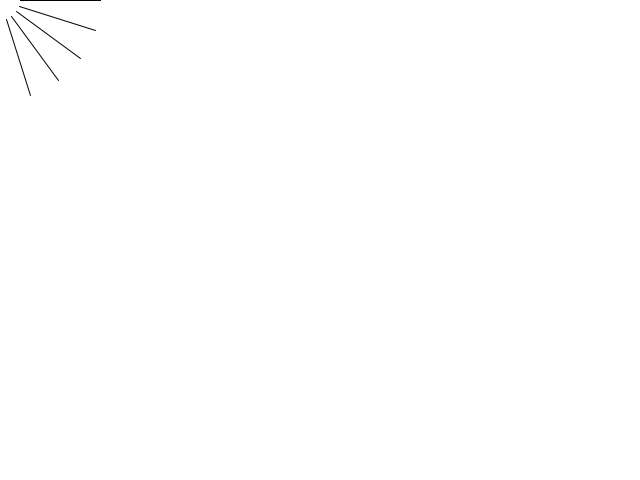
Frame 1 (no input)
Frame 60 (the mouse pressed at the canvas centre just before this capture): identical to frame 1, image omitted
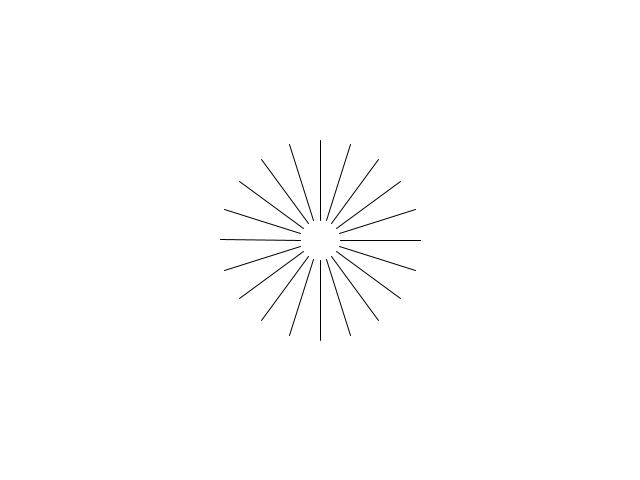
Frame 120 (the mouse held since frame 60 and released just before this capture)

The Processing sketch that drew these frames (run headless with seeded random() and noise(); from frame 60 on, the mouse is pressed at the canvas centre):

// Processing sketch: processing_50308
// ── processing_50308.pde

int outChange = 0;
int turnChange = 0;

void setup() {
  size(640, 480);
}

void draw() {
  background(255);
  int xCent = mouseX;
  int yCent = mouseY;
//  Draw lines going out in a circle
  for(int i = 0; i <= 20; i++) {
    float lineAng = radians((18 * i) + turnChange);
    line( xCent + ((20 + outChange) * cos(lineAng)), yCent + ((20 + outChange) * sin(lineAng)),
          xCent + ((100 + outChange) * cos(lineAng)), yCent + ((100 + outChange) * sin(lineAng)));
  }
//  Lines grow out from center on mouse click
  if (mousePressed && (mouseButton == LEFT)) {
    outChange ++;
  }
//  Lines spring back to original spot on mouse release
  else {
    outChange -= 10;
  }
  if (outChange <= 0) {
    outChange = 0;
  }
//  Lines rotate when key is pressed
  if (keyPressed) {
    turnChange ++;
  }
}
